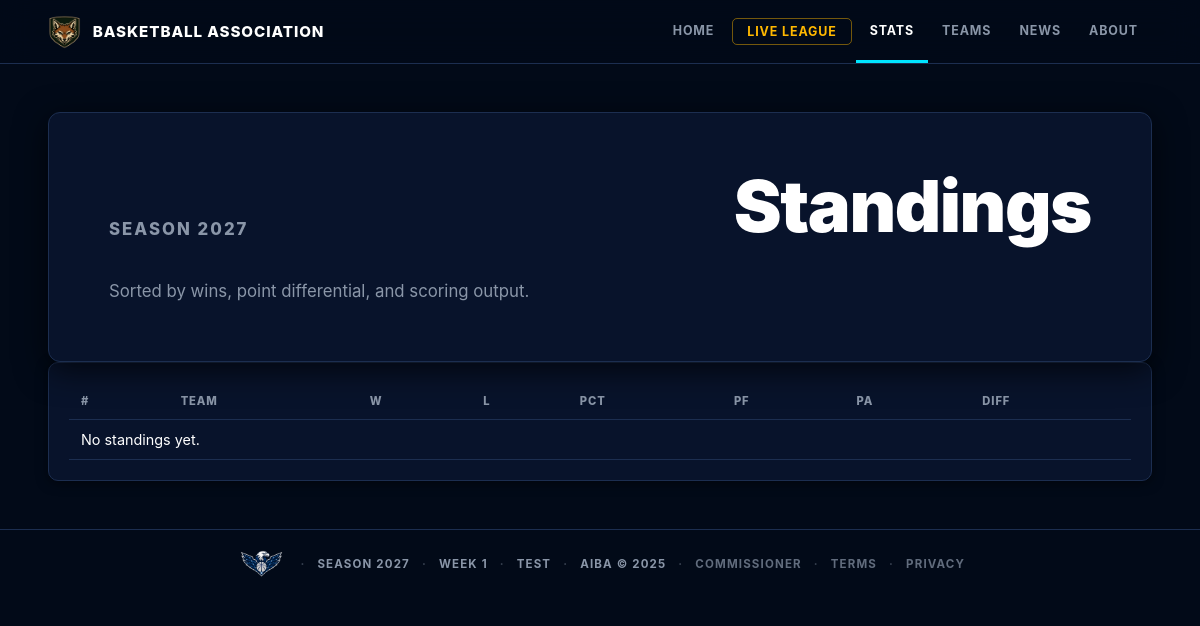
Page /standings on the earlier database version.
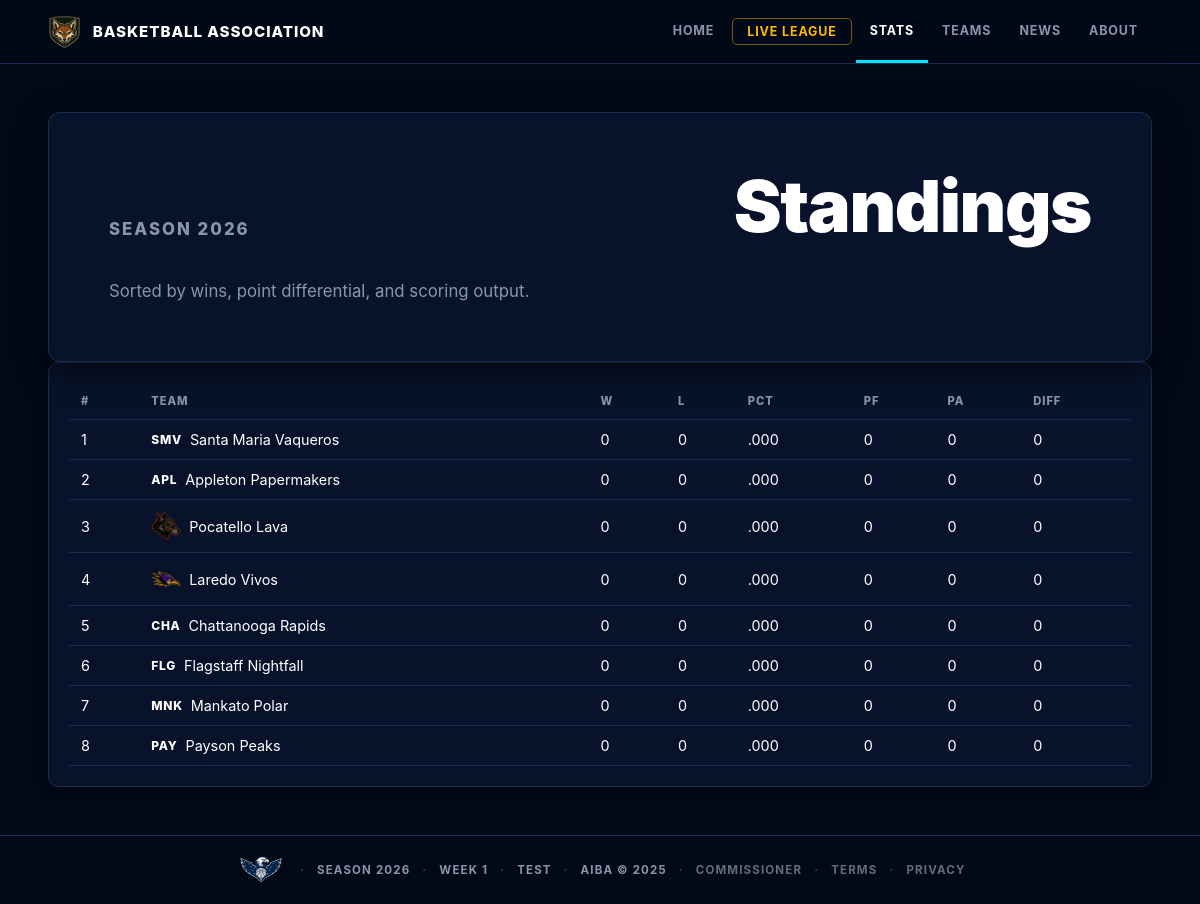
Same page on the later database version.
### tables this page shows
CREATE TABLE league_state (
            id           INTEGER PRIMARY KEY,
            current_week INTEGER DEFAULT 1,
            season_year  INTEGER DEFAULT 2026,
            mode         TEXT DEFAULT 'test',
            official_started INTEGER DEFAULT 0,
            offseason_stage TEXT,
            offseason_from_season INTEGER,
            last_updated TEXT
        , phase TEXT DEFAULT 'regular_season');

CREATE TABLE standings (
            id             INTEGER PRIMARY KEY,
            team_id        INTEGER NOT NULL REFERENCES teams(id),
            season_year    INTEGER NOT NULL,
            wins           INTEGER DEFAULT 0,
            losses         INTEGER DEFAULT 0,
            points_for     INTEGER DEFAULT 0,
            points_against INTEGER DEFAULT 0,
            UNIQUE(team_id, season_year)
        );

CREATE TABLE teams (
            id          INTEGER PRIMARY KEY,
            city        TEXT NOT NULL,
            name        TEXT NOT NULL,
            abbreviation TEXT NOT NULL,
            mascot     TEXT,
            colors      TEXT,
            logo_description TEXT,
            motto       TEXT,
            arena       TEXT,
            team_archetype TEXT,
            play_style  TEXT,
            reputation  TEXT,
            rivalry     TEXT,
            signature_trait TEXT
        , fan_pitch TEXT, pressure_label TEXT, rivalry_intensity REAL DEFAULT 0.5);

### web_app.py (the view)
@app.route("/standings")
def standings():
    def load(conn):
        state = q.get_state(conn)
        if not state:
            return None
        return {
            "state": state,
            "standings": q.standings(conn, state["season_year"]),
        }
    data = with_conn(load)
    if not data:
        return render_no_league()
    return render_template("standings.html", **data, active="standings")

### league/database.py (called while the page is built)
def get_connection():
    url = os.environ.get("DATABASE_URL")
    if url:
        import psycopg2
        from urllib.parse import urlparse, unquote
        url = url.strip()
        p = urlparse(url)
        pg = psycopg2.connect(
            host=p.hostname,
            port=p.port or 5432,
            dbname=p.path.lstrip("/"),
            user=p.username,
            password=unquote(p.password, encoding="latin-1") if p.password else None,
        )
        pg.autocommit = False
        return _PGConn(pg)
    else:
        conn = sqlite3.connect(DB_PATH)
        conn.row_factory = sqlite3.Row
        conn.execute("PRAGMA foreign_keys = ON")
        return conn

### league/web_queries.py (called while the page is built)
def dicts(rows):
    return [dict(row) for row in rows]

def one(row):
    return dict(row) if row else None

def get_state(conn):
    return one(conn.execute("SELECT * FROM league_state WHERE id = 1").fetchone())

def get_site_chrome(conn):
    return {
        "state": get_state(conn),
        "teams": dicts(conn.execute(
            "SELECT id, city, name, abbreviation FROM teams ORDER BY city"
        ).fetchall()),
    }

### templates/standings.html (shortened to what this page needs)
{% extends "base.html" %}
{% from "partials.html" import standings_table %}
{% block content %}
<section class="page-hero compact">
  <p class="eyebrow">Season {{ state.season_year }}</p>
  <h1>Standings</h1>
  <p>Sorted by wins, point differential, and scoring output.</p>
</section>
<section class="panel full">
  {{ standings_table(standings) }}
</section>
{% endblock %}

### templates/base.html (shortened to what this page needs)
<!doctype html>
<html lang="en">
<head>
  <link rel="stylesheet" href="{{ url_for('static', filename='site.css') }}">
</head>
<body>
  <header class="site-header">
    <a class="brand" href="{{ url_for('home') }}">
      <img src="{{ url_for('static', filename='images/league/primary.png') }}"
           alt="AIBA"
           class="brand-logo"
           onerror="this.style.display='none';this.nextElementSibling.style.display='inline-flex'">
      <span class="brand-copy">Basketball Association</span>
    </a>
    <nav class="nav" aria-label="Primary">
      <a class="{{ 'active' if active == 'home' else '' }}" href="{{ url_for('home') }}">Home</a>
      <a class="nav-cta {{ 'active' if active == 'live_league' else '' }}" href="{{ url_for('live_league') }}">Live League</a>
      <div class="nav-group">
        <a class="{{ 'active' if active in ('standings','scores','leaders') else '' }}" href="{{ url_for('standings') }}">Stats</a>
      </div>
      <div class="nav-group">
        <a class="{{ 'active' if active in ('teams','players') else '' }}" href="{{ url_for('teams') }}">Teams</a>
      </div>
      <a class="{{ 'active' if active == 'news' else '' }}" href="{{ url_for('news') }}">News</a>
      <div class="nav-group">
        <a class="{{ 'active' if active in ('about','contact') else '' }}" href="{{ url_for('about') }}">About</a>
      </div>
    </nav>
  </header>
  <main>
    {% block content %}{% endblock %}
  </main>
  <footer class="footer">
    <img src="{{ url_for('static', filename='images/league/secondary.png') }}"
         alt="AIBA"
         class="logo-league-secondary"
         onerror="this.style.display='none'">
    <span>Season {{ state.season_year if state else "—" }}</span>
    <span>Week {{ state.current_week if state else "—" }}</span>
    <span>{{ state.mode|upper if state else "NO LEAGUE" }}</span>
    <span>AIBA &copy; 2025</span>
    <span><a href="{{ url_for('commissioner') }}" style="color:inherit;opacity:0.7;">Commissioner</a></span>
    <span><a href="{{ url_for('terms') }}" style="color:inherit;opacity:0.7;">Terms</a></span>
    <span><a href="{{ url_for('privacy') }}" style="color:inherit;opacity:0.7;">Privacy</a></span>
  </footer>
</body>
</html>

### templates/partials.html (shortened to what this page needs)
{% macro team_logo(abbr, type, css_class='') %}{% if abbr %}<img src="/static/images/teams/{{ abbr }}/{{ type }}.png" alt="{{ abbr }}" class="{{ css_class }}" onerror="this.style.display='none';this.nextElementSibling.style.display='inline'"><span style="display:none;font-size:0.75rem;font-weight:800;letter-spacing:0.06em;">{{ abbr }}</span>{% endif %}{% endmacro %}
{% macro standings_table(rows, compact=False) %}
  <div class="table-wrap">
    <table>
      <thead>
        <tr>
          <th>#</th>
          <th>Team</th>
          <th>W</th>
          <th>L</th>
          <th>PCT</th>
          <th>PF</th>
          <th>PA</th>
          <th>DIFF</th>
        </tr>
      </thead>
      <tbody>
        {% for row in rows %}
          <tr>
            <td>{{ row.rank }}</td>
            <td>
              <span class="standings-team-cell">
                {{ team_logo(row.abbreviation, 'secondary', 'logo-secondary') }}
                <a href="{{ url_for('team_page', abbr=row.abbreviation) }}">{{ row.team_name }}</a>
              </span>
            </td>
            <td>{{ row.wins or 0 }}</td>
            <td>{{ row.losses or 0 }}</td>
            <td>{{ row.win_pct|pct }}</td>
            <td>{{ row.points_for or 0 }}</td>
            <td>{{ row.points_against or 0 }}</td>
            <td class="{{ 'good' if row.point_diff and row.point_diff > 0 else 'bad' if row.point_diff and row.point_diff < 0 else '' }}">{{ row.point_diff|diff }}</td>
          </tr>
        {% else %}
          <tr><td colspan="8">No standings yet.</td></tr>
        {% endfor %}
      </tbody>
    </table>
  </div>
{% endmacro %}

Differences in the rows shown:
changed league_state "TEST": season_year "2027" → "2026"
now on this page (row edited): standings: rank "1", team_name "Santa Maria Vaqueros", wins "0", losses "0", win_pct|pct ".000", points_for "0", points_against "0", point_diff|diff "0"
now on this page (row edited): teams: abbreviation "SMV"
now on this page (row edited): standings: rank "2", team_name "Appleton Papermakers", wins "0", losses "0", win_pct|pct ".000", points_for "0", points_against "0", point_diff|diff "0"
now on this page (row edited): teams: abbreviation "APL"
now on this page (row edited): standings: rank "3", shows a picture, team_name "Pocatello Lava", wins "0", losses "0", win_pct|pct ".000", points_for "0", points_against "0", point_diff|diff "0"
now on this page (row edited): standings: rank "4", shows a picture, team_name "Laredo Vivos", wins "0", losses "0", win_pct|pct ".000", points_for "0", points_against "0", point_diff|diff "0"
now on this page (row edited): standings: rank "5", team_name "Chattanooga Rapids", wins "0", losses "0", win_pct|pct ".000", points_for "0", points_against "0", point_diff|diff "0"
now on this page (row edited): teams: abbreviation "CHA"
now on this page (row edited): standings: rank "6", team_name "Flagstaff Nightfall", wins "0", losses "0", win_pct|pct ".000", points_for "0", points_against "0", point_diff|diff "0"
now on this page (row edited): teams: abbreviation "FLG"
now on this page (row edited): standings: rank "7", team_name "Mankato Polar", wins "0", losses "0", win_pct|pct ".000", points_for "0", points_against "0", point_diff|diff "0"
now on this page (row edited): teams: abbreviation "MNK"
now on this page (row edited): standings: rank "8", team_name "Payson Peaks", wins "0", losses "0", win_pct|pct ".000", points_for "0", points_against "0", point_diff|diff "0"
now on this page (row edited): teams: abbreviation "PAY"
Other differences:
text no longer shown: "No standings yet."
